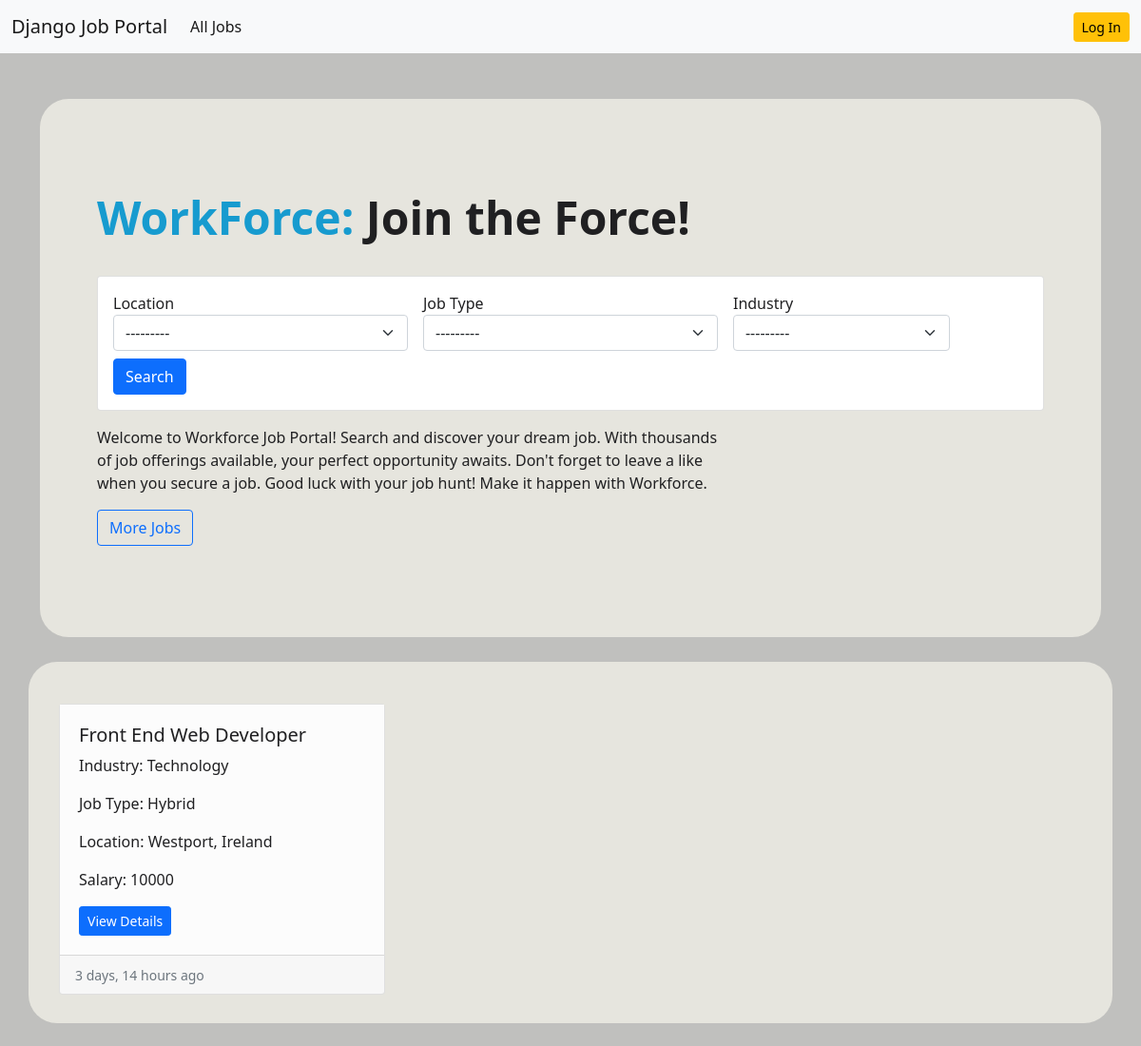
Before: / with the older database file.
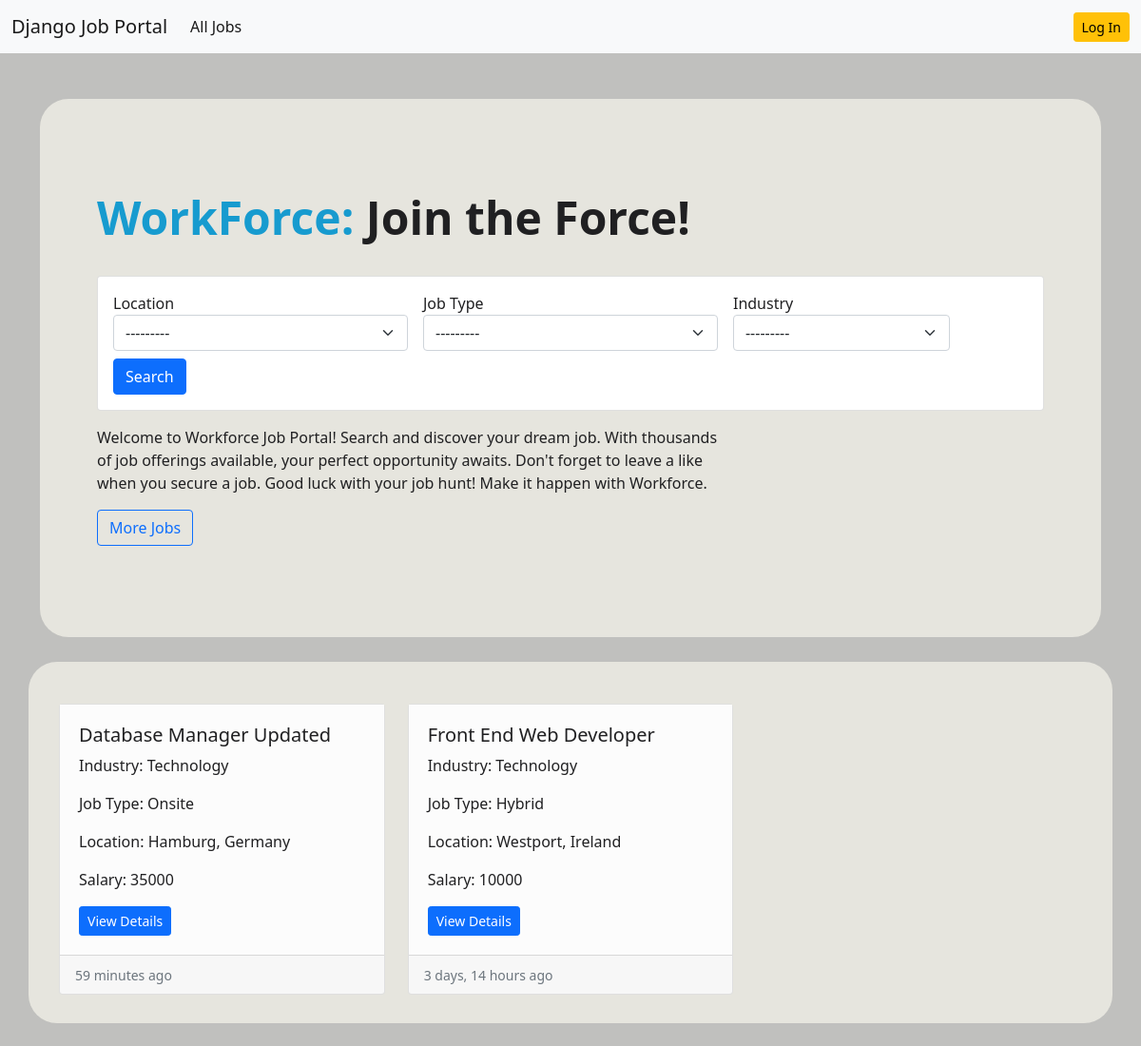
After: the same page with the newer database file.
### work/models.py (models this page shows, shortened)
class Job(models.Model):
    job_type_choices = (
        ("Remote", "Remote"),
        ("Onsite", "Onsite"),
        ("Hybrid", "Hybrid"),
    )
    user = models.ForeignKey(User, on_delete=models.CASCADE)
    company = models.ForeignKey(Company, on_delete=models.CASCADE)
    title = models.CharField(max_length=100)
    city = models.CharField(max_length=100)
    salary = models.PositiveIntegerField(default=35000)
    requirements = models.TextField()
    ideal_candidate = models.TextField()
    is_available = models.BooleanField(default=True)
    timestamp = models.DateTimeField(auto_now_add=True)
    industry = models.ForeignKey(
        Industry, on_delete=models.DO_NOTHING, null=True, blank=True
    )
    state = models.ForeignKey(State, on_delete=models.DO_NOTHING, null=True, blank=True)
    job_type = models.CharField(
        max_length=20, choices=job_type_choices, null=True, blank=True
    )

class Industry(models.Model):
    name = models.CharField(max_length=100)
    def __str__(self):
        return self.name

class State(models.Model):
    name = models.CharField(max_length=100)
    def __str__(self):
        return self.name

### website/views.py (the view)
# urls.py: 2. Add a URL to urlpatterns:  path('', views.home, name='home')
def home(request):
    filter = Jobfilter(
        request.GET,
        queryset=Job.objects.filter(is_available=True).order_by("-timestamp"),
    )
    context = {"filter": filter}
    return render(request, "website/home.html", context)

### templates/website/home.html
{% extends 'base.html' %}
{% load static %}
{% load humanize %}
{% load widget_tweaks %}
{% block content %}
<section class="website-home-container">
    <div class="p-5 mb-4s rounded-3">
        <div class="container-fluid py-5">
            <h2 class="display-5 fw-bold"><span class="highlighted">WorkForce:</span> Join the Force!</h2>
            <br />
            <div class="card">
                <div class="card-body">
                    <form class="row gy-2 gx-3 align-items-center" method="GET">
                        <div class="col-sm-4">
                            <label for="autoSizingSelect">Location</label>
                            {% render_field filter.form.state class="form-select" %}
                        </div>
                        <div class="col-sm-4">
                            <label for="autoSizingSelect">Job Type</label>
                            {% render_field filter.form.job_type class="form-select" %}
                        </div>
                        <div class="col-sm-3">
                            <label for="autoSizingSelect">Industry</label>
                            {% render_field filter.form.industry class="form-select" %}
                        </div>
                        <div class="col-auto">
                            <button type="submit" class="btn btn-primary">Search</button>
                        </div>
                    </form>
                </div>
            </div>
            <p class="col-md-8 fs-6 mt-3">
                Welcome to Workforce Job Portal! Search and discover your dream job. With thousands of job offerings
                available, your perfect opportunity awaits. Don't forget to leave a like when you secure a job. Good
                luck with your job hunt! Make it happen with Workforce.
            </p>
            <a href="{% url 'job-listing' %}" class="btn btn-outline-primary" type="button">More Jobs</a>
        </div>
    </div>
</section>
<div class="row row-cols-1 row-cols-md-3 g-4 job-card-container">
    {% for job in filter.qs %}
    <div class="col">
        <div class="card h-100 card-whole">
            <div class="card-body-bottom">
                <h5 class="card-title">{{job.title}}</h5>
                <p class="card-text">Industry: {{job.industry}}</p>
                <p class="card-text">Job Type: {{job.job_type}}</p>
                <p class="card-text">Location: {{job.city}}, {{job.state}}</p>
                <p class="card-text">Salary: {{job.salary}}</p>
                <a class="btn btn-primary btn-sm" href="{% url 'job-details' job.pk %}">View Details</a>
            </div>
            <div class="card-footer">
                <small class="text-muted">{{job.timestamp|naturaltime}}</small>
            </div>
        </div>
    </div>
    {% endfor %}
</div>
<br />
{% endblock content %}

### templates/base.html (shortened to what this page needs)
<!DOCTYPE html>
{% load static %}
<html lang="en">
<head>
    <link rel="stylesheet" type="text/css" href="{% static 'styles/styles.css' %}" />
    <link href="https://cdn.jsdelivr.net/npm/bootstrap@5.0.2/dist/css/bootstrap.min.css" rel="stylesheet"
 />
</head>
<body class="background">
    <nav class="navbar navbar-expand-lg navbar-light bg-light">
        <div class="container-fluid">
            <a class="navbar-brand" href="{% url 'home' %}">Django Job Portal</a>
            <div class="collapse navbar-collapse" id="navbarSupportedContent">
                {% if request.user.is_authenticated %} {% if request.user.is_applicant%}
                <ul class="navbar-nav me-auto mb-2 mb-lg-0">
                    <li class="nav-item">
                        <a class="nav-link active" aria-current="page" href="{% url 'dashboard'%}">Home</a>
                    </li>
                    {% if request.user.has_resume %}
                    <li class="nav-item">
                        <a class="nav-link" href="{% url 'job-listing' %}">Apply to Jobs</a>
                    </li>
                    <li class="nav-item">
                        <a class="nav-link" aria-current="page" href="{% url 'applied-jobs' %}">Manage Job
                            Applications</a>
                    </li>
                    {% else %}
                    <li class="nav-item">
                        <a class="nav-link" href="{% url 'update-resume' %}">Create Resume</a>
                    </li>
                    {% endif %}
                    <li class="nav-item">
                        <a class="nav-link disabled" href="#" tabindex="-1"
                            aria-disabled="true">{{request.user.email}}</a>
                    </li>
                </ul>
                <a href="{% url 'logout' %}" class="btn btn-warning btn-sm">Logout</a>
                {% elif request.user.is_recruiter %}
                <ul class="navbar-nav me-auto mb-2 mb-lg-0">
                    <li class="nav-item">
                        <a class="nav-link active" aria-current="page" href="#">Home</a>
                    </li>
                    {% if request.user.has_company %}
                    <li class="nav-item">
                        <a class="nav-link" href="{% url 'create-job' %}">Create Job Ads</a>
                    </li>
                    <li class="nav-item">
                        <a class="nav-link" href="{% url 'manage-jobs' %}">Manage Jobs</a>
                    </li>
                    {% else %}
                    <li class="nav-item">
                        <a class="nav-link" href="{% url 'update-company' %}">Create Company</a>
                    </li>
                    {% endif %}
                    <li class="nav-item">
                        <a class="nav-link disabled" href="#" tabindex="-1"
                            aria-disabled="true">{{request.user.email}}</a>
                    </li>
                </ul>
                <a href="{% url 'logout' %}" class="btn btn-warning btn-sm">Logout</a>
                {% endif %} {% else %}
                <ul class="navbar-nav me-auto mb-2 mb-lg-0">
                    <li class="nav-item">
                        <a class="nav-link active" aria-current="page" href="{% url 'job-listing' %}">All Jobs</a>
                    </li>
                </ul>
                <a href="{% url 'login' %}" class="btn btn-warning btn-sm">Log In</a>
                {% endif %}
            </div>
        </div>
    </nav>
    <div class="container mt-5">
         {% block content %} {% endblock content %}
    </div>
</body>
</html>

### static/styles/styles.css (style rules this page uses)
:root { --color-main: #179bcf; --color-main-light: #c68535; --color-dark: #3D424A; --color-dark-medium: #c0c0be; --color-dark-light: #E6E5DE; --color-light: #F1916D; --color-text: #202022; --test-colour: #fcfcfc; }
.highlighted { color: var(--color-main); }
.background { color: var(--color-text); background-color: var(--color-dark-medium); }
.website-home-container { color: var(--color-text); background-color: var(--color-dark-light); margin-bottom: 50px; border-radius: 30px; }
.job-card-container { border-radius: 30px; background-color: var(--color-dark-light); padding: 20px; padding-bottom: 30px; }
.card-body-bottom { color: var(--color-text); background-color: var(--test-colour); padding: 20px; }

Changed rows visible on the page:
added Job: title "Database Manager Updated", industry "Technology", job_type "Onsite", city "Hamburg", state "Germany", salary "35000", timestamp "59 minutes ago"
